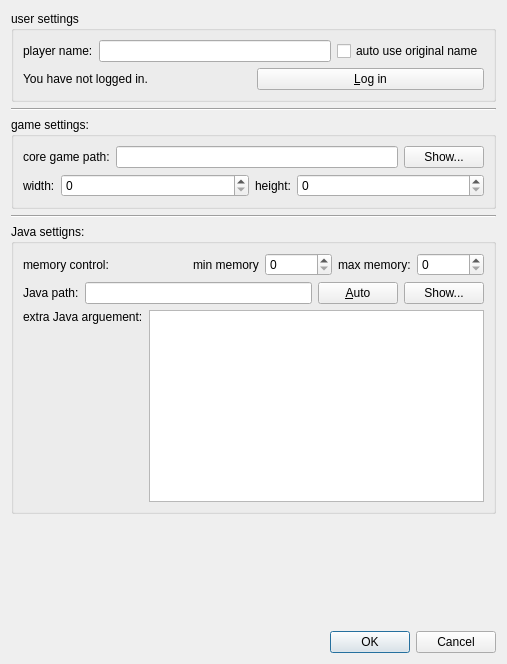
<?xml version="1.0" encoding="UTF-8"?>
<ui version="4.0">
 <class>Preference</class>
 <widget class="QDialog" name="Preference">
  <property name="geometry">
   <rect>
    <x>0</x>
    <y>0</y>
    <width>507</width>
    <height>664</height>
   </rect>
  </property>
  <property name="windowTitle">
   <string>Preference</string>
  </property>
  <layout class="QVBoxLayout" name="verticalLayout_4">
   <item>
    <widget class="QGroupBox" name="groupBox_3">
     <property name="title">
      <string>user settings</string>
     </property>
     <layout class="QVBoxLayout" name="verticalLayout_3">
      <item>
       <layout class="QHBoxLayout" name="horizontalLayout_7">
        <item>
         <widget class="QLabel" name="playerName_label">
          <property name="text">
           <string>player name:</string>
          </property>
          <property name="buddy">
           <cstring>playerName_le</cstring>
          </property>
         </widget>
        </item>
        <item>
         <widget class="QLineEdit" name="playerName_le"/>
        </item>
        <item>
         <widget class="QCheckBox" name="autoName_cb">
          <property name="text">
           <string>auto use original name</string>
          </property>
         </widget>
        </item>
       </layout>
      </item>
      <item>
       <layout class="QHBoxLayout" name="horizontalLayout_8">
        <item>
         <widget class="QLabel" name="logName_label">
          <property name="text">
           <string>You have not logged in.</string>
          </property>
         </widget>
        </item>
        <item>
         <widget class="QPushButton" name="login_pb">
          <property name="text">
           <string>&amp;Log in</string>
          </property>
         </widget>
        </item>
       </layout>
      </item>
     </layout>
    </widget>
   </item>
   <item>
    <widget class="Line" name="line_2">
     <property name="orientation">
      <enum>Qt::Horizontal</enum>
     </property>
    </widget>
   </item>
   <item>
    <widget class="QGroupBox" name="groupBox_2">
     <property name="title">
      <string>game settings:</string>
     </property>
     <layout class="QGridLayout" name="gridLayout_2">
      <item row="0" column="0">
       <layout class="QVBoxLayout" name="verticalLayout_2">
        <item>
         <layout class="QHBoxLayout" name="horizontalLayout_4">
          <item>
           <widget class="QLabel" name="corePath_label">
            <property name="text">
             <string>core game path:</string>
            </property>
            <property name="buddy">
             <cstring>corePath_le</cstring>
            </property>
           </widget>
          </item>
          <item>
           <widget class="QLineEdit" name="corePath_le"/>
          </item>
          <item>
           <widget class="QPushButton" name="corePath_showPb">
            <property name="text">
             <string>Show...</string>
            </property>
           </widget>
          </item>
         </layout>
        </item>
        <item>
         <layout class="QHBoxLayout" name="horizontalLayout_6">
          <item>
           <widget class="QLabel" name="width_label">
            <property name="text">
             <string>width:</string>
            </property>
            <property name="buddy">
             <cstring>width_sb</cstring>
            </property>
           </widget>
          </item>
          <item>
           <widget class="QSpinBox" name="width_sb">
            <property name="sizePolicy">
             <sizepolicy hsizetype="Expanding" vsizetype="Fixed">
              <horstretch>0</horstretch>
              <verstretch>0</verstretch>
             </sizepolicy>
            </property>
            <property name="maximum">
             <number>999999999</number>
            </property>
           </widget>
          </item>
          <item>
           <widget class="QLabel" name="height_label">
            <property name="text">
             <string>height:</string>
            </property>
            <property name="buddy">
             <cstring>height_sb</cstring>
            </property>
           </widget>
          </item>
          <item>
           <widget class="QSpinBox" name="height_sb">
            <property name="sizePolicy">
             <sizepolicy hsizetype="Expanding" vsizetype="Fixed">
              <horstretch>0</horstretch>
              <verstretch>0</verstretch>
             </sizepolicy>
            </property>
            <property name="maximum">
             <number>999999999</number>
            </property>
           </widget>
          </item>
         </layout>
        </item>
       </layout>
      </item>
     </layout>
    </widget>
   </item>
   <item>
    <widget class="Line" name="line">
     <property name="orientation">
      <enum>Qt::Horizontal</enum>
     </property>
    </widget>
   </item>
   <item>
    <widget class="QGroupBox" name="groupBox">
     <property name="title">
      <string>Java settigns:</string>
     </property>
     <layout class="QGridLayout" name="gridLayout">
      <item row="0" column="0">
       <layout class="QVBoxLayout" name="verticalLayout">
        <item>
         <layout class="QHBoxLayout" name="horizontalLayout_3">
          <item>
           <widget class="QLabel" name="memCtrl_label">
            <property name="text">
             <string>memory control:</string>
            </property>
           </widget>
          </item>
          <item>
           <spacer name="horizontalSpacer">
            <property name="orientation">
             <enum>Qt::Horizontal</enum>
            </property>
            <property name="sizeHint" stdset="0">
             <size>
              <width>269</width>
              <height>20</height>
             </size>
            </property>
           </spacer>
          </item>
          <item>
           <layout class="QHBoxLayout" name="horizontalLayout_2">
            <item>
             <widget class="QLabel" name="minMem_label">
              <property name="text">
               <string>min memory</string>
              </property>
              <property name="buddy">
               <cstring>minMem_sb</cstring>
              </property>
             </widget>
            </item>
            <item>
             <widget class="QSpinBox" name="minMem_sb">
              <property name="sizePolicy">
               <sizepolicy hsizetype="Expanding" vsizetype="Fixed">
                <horstretch>0</horstretch>
                <verstretch>0</verstretch>
               </sizepolicy>
              </property>
              <property name="maximum">
               <number>999999999</number>
              </property>
             </widget>
            </item>
           </layout>
          </item>
          <item>
           <layout class="QHBoxLayout" name="horizontalLayout">
            <item>
             <widget class="QLabel" name="maxMem_label">
              <property name="text">
               <string>max memory:</string>
              </property>
              <property name="buddy">
               <cstring>maxMem_sb</cstring>
              </property>
             </widget>
            </item>
            <item>
             <widget class="QSpinBox" name="maxMem_sb">
              <property name="sizePolicy">
               <sizepolicy hsizetype="Expanding" vsizetype="Fixed">
                <horstretch>0</horstretch>
                <verstretch>0</verstretch>
               </sizepolicy>
              </property>
              <property name="maximum">
               <number>999999999</number>
              </property>
             </widget>
            </item>
           </layout>
          </item>
          <item>
           <spacer name="horizontalSpacer_2">
            <property name="orientation">
             <enum>Qt::Horizontal</enum>
            </property>
            <property name="sizeHint" stdset="0">
             <size>
              <width>40</width>
              <height>20</height>
             </size>
            </property>
           </spacer>
          </item>
         </layout>
        </item>
        <item>
         <layout class="QHBoxLayout" name="horizontalLayout_5">
          <item>
           <widget class="QLabel" name="javaPath_label">
            <property name="text">
             <string>Java path:</string>
            </property>
            <property name="buddy">
             <cstring>javaPath_le</cstring>
            </property>
           </widget>
          </item>
          <item>
           <widget class="QLineEdit" name="javaPath_le"/>
          </item>
          <item>
           <widget class="QPushButton" name="autoJava_pb">
            <property name="text">
             <string>&amp;Auto</string>
            </property>
           </widget>
          </item>
          <item>
           <widget class="QPushButton" name="javaPath_showPb">
            <property name="text">
             <string>Show...</string>
            </property>
           </widget>
          </item>
         </layout>
        </item>
        <item>
         <layout class="QGridLayout" name="gridLayout_3">
          <item row="0" column="0">
           <widget class="QLabel" name="javaArg_label">
            <property name="sizePolicy">
             <sizepolicy hsizetype="Preferred" vsizetype="Preferred">
              <horstretch>0</horstretch>
              <verstretch>0</verstretch>
             </sizepolicy>
            </property>
            <property name="text">
             <string>extra Java arguement:</string>
            </property>
            <property name="buddy">
             <cstring>javaArg_te</cstring>
            </property>
           </widget>
          </item>
          <item row="0" column="1" rowspan="2">
           <widget class="QTextEdit" name="javaArg_te"/>
          </item>
          <item row="1" column="0">
           <spacer name="verticalSpacer">
            <property name="orientation">
             <enum>Qt::Vertical</enum>
            </property>
            <property name="sizeHint" stdset="0">
             <size>
              <width>20</width>
              <height>40</height>
             </size>
            </property>
           </spacer>
          </item>
         </layout>
        </item>
       </layout>
      </item>
     </layout>
    </widget>
   </item>
   <item>
    <spacer name="verticalSpacer_2">
     <property name="orientation">
      <enum>Qt::Vertical</enum>
     </property>
     <property name="sizeHint" stdset="0">
      <size>
       <width>20</width>
       <height>40</height>
      </size>
     </property>
    </spacer>
   </item>
   <item>
    <widget class="QDialogButtonBox" name="buttonBox">
     <property name="orientation">
      <enum>Qt::Horizontal</enum>
     </property>
     <property name="standardButtons">
      <set>QDialogButtonBox::Cancel|QDialogButtonBox::Ok</set>
     </property>
    </widget>
   </item>
  </layout>
 </widget>
 <tabstops>
  <tabstop>playerName_le</tabstop>
  <tabstop>autoName_cb</tabstop>
  <tabstop>corePath_le</tabstop>
  <tabstop>corePath_showPb</tabstop>
  <tabstop>width_sb</tabstop>
  <tabstop>height_sb</tabstop>
  <tabstop>maxMem_sb</tabstop>
  <tabstop>minMem_sb</tabstop>
  <tabstop>javaPath_le</tabstop>
  <tabstop>autoJava_pb</tabstop>
  <tabstop>javaPath_showPb</tabstop>
  <tabstop>javaArg_te</tabstop>
 </tabstops>
 <resources/>
 <connections>
  <connection>
   <sender>buttonBox</sender>
   <signal>accepted()</signal>
   <receiver>Preference</receiver>
   <slot>accept()</slot>
   <hints>
    <hint type="sourcelabel">
     <x>248</x>
     <y>254</y>
    </hint>
    <hint type="destinationlabel">
     <x>157</x>
     <y>274</y>
    </hint>
   </hints>
  </connection>
  <connection>
   <sender>buttonBox</sender>
   <signal>rejected()</signal>
   <receiver>Preference</receiver>
   <slot>reject()</slot>
   <hints>
    <hint type="sourcelabel">
     <x>316</x>
     <y>260</y>
    </hint>
    <hint type="destinationlabel">
     <x>286</x>
     <y>274</y>
    </hint>
   </hints>
  </connection>
 </connections>
</ui>
